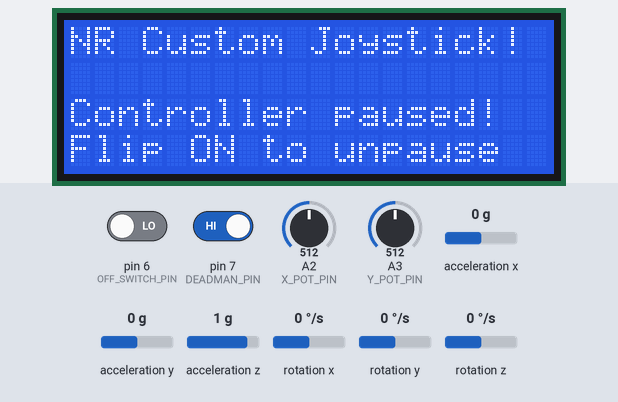
Recording of a sketch running on a simulated Arduino Uno, built with avr-gcc and run on an emulated ATmega328P. Parts: 20×4 character LCD. The test bench sets the inputs (shaded band); at power-on: pin 6 (OFF_SWITCH_PIN) LOW, pin 7 (DEADMAN_PIN) HIGH, acceleration x 0 g, A2 (X_POT_PIN) = 512, A3 (Y_POT_PIN) = 512, acceleration y 0 g, acceleration z 1 g, rotation x 0 °/s, rotation y 0 °/s, rotation z 0 °/s. What the sketch prints to the serial monitor is not drawn.

Above: at 1.4 s.
1.5 s: pin 6 (OFF_SWITCH_PIN) driven HIGH and pin 7 (DEADMAN_PIN) driven LOW
At 2.8 s:
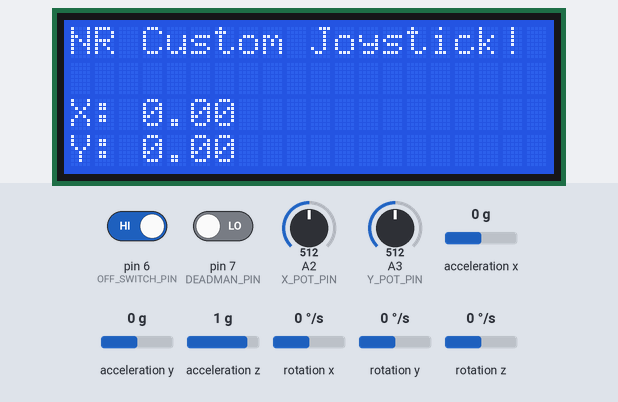
3.1 s: pin 6 (OFF_SWITCH_PIN) driven LOW
At 4.0 s:
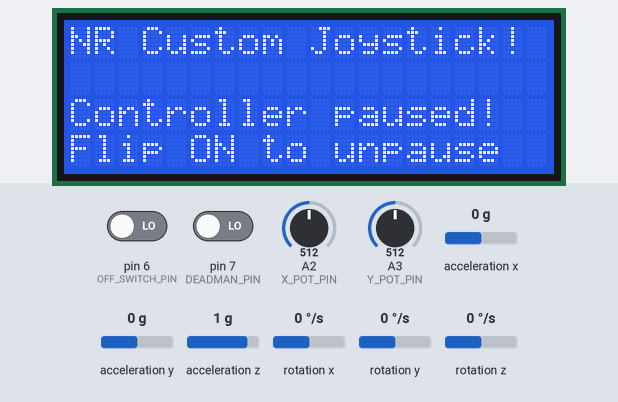
6.1 s: pin 6 (OFF_SWITCH_PIN) driven HIGH
At 7.5 s:
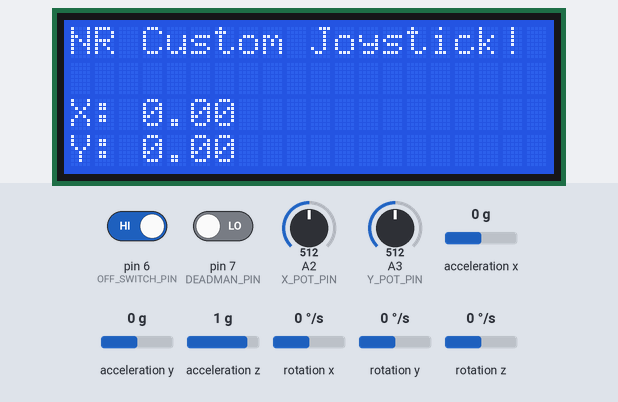
9.1 s: acceleration x set to -1.4 g
At 10.1 s:
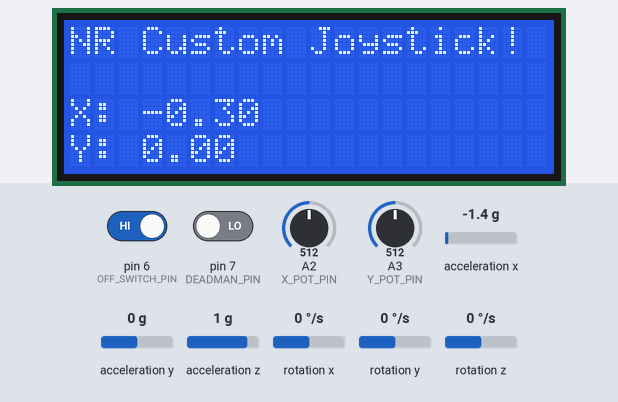
10.7 s: acceleration x set to 0.8 g
At 11.9 s:
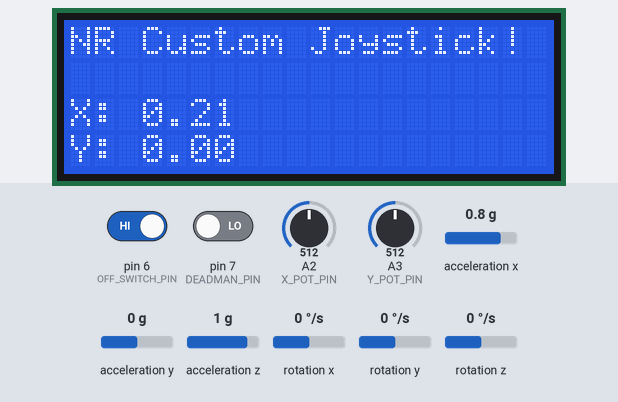
13.7 s: A2 (X_POT_PIN) set to 716
At 14.4 s:
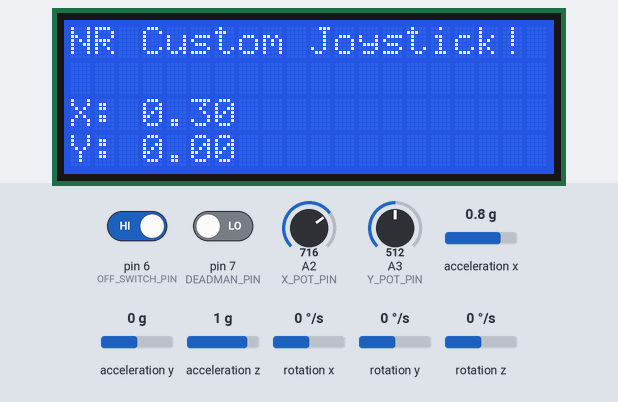
Timing chart, 0 to 16.7 s (numbered marks = the images above; inputs shaded):
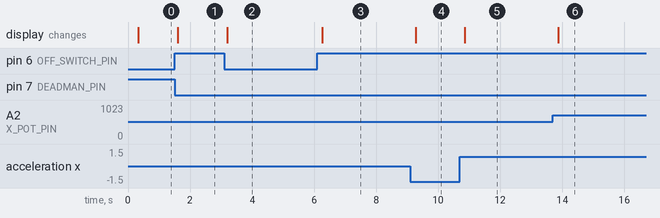

Measured:
- after the input at 1.5 s, the display: changes after 0.11 s (image 1)
- after the input at 3.1 s, the display: changes after 0.10 s (image 2)
- after the input at 6.1 s, the display: changes after 0.17 s (image 3)
- after the input at 9.1 s, the display: changes after 0.18 s (image 4)
- after the input at 10.7 s, the display: changes after 0.16 s (image 5)
- after the input at 13.7 s, the display: changes after 0.17 s (image 6)

The sketch:

AccelerometerDrive.ino
```cpp
#include "I2Cdev.h"
#include "MPU6050.h"
#include "math.h"
#include "Wire.h"
#include "SimpleTimer.h"

// All global define
#define PRINT_TO_LCD    1
#define NUM_BUTTONS	40
#define NUM_AXES	8	       // 8 axes, X, Y, Z, etc
#define X               0
#define Y               1
#define LCD_ROWS        4
#define LCD_COLUMNS     20
#define OFF_SWITCH_PIN  6
#define X_POT_PIN       A2
#define Y_POT_PIN       A3
#define DEADMAN_PIN     7
#define LCD_I2C_ADDR    0x27

#ifdef PRINT_TO_LCD
#include "LiquidCrystal_I2C.h"
#endif

typedef struct joyReport_t {
	int16_t axis[NUM_AXES];
	uint8_t button[(NUM_BUTTONS+7)/8]; // 8 buttons per byte
} joyReport_t;

joyReport_t joyReport;

MPU6050 myMPU;
#ifdef PRINT_TO_LCD
LiquidCrystal_I2C lcd(LCD_I2C_ADDR, 2, 1, 0, 4, 5, 6, 7, 3, POSITIVE);
#endif

int16_t ax, ay, az;
int16_t gx, gy, gz;
float pitch, roll;
float joySpeedX, joySpeedY;
float lcdSpeedX, lcdSpeedY;

int pauseState = 0;
int deadmanState = 0;
float yReductionFactor, xReductionFactor;

void setup()
{
  Wire.begin();
  Serial.begin(115200);
  myMPU.initialize();
  setupPins();

  #ifdef PRINT_TO_LCD
  lcd.begin(LCD_COLUMNS, LCD_ROWS);
  lcd.setCursor(0,0);
  #endif

  delay(200);
  for (uint8_t ind=0; ind<8; ind++) {
    joyReport.axis[ind] = 0;
  }

  for (uint8_t ind=0; ind<sizeof(joyReport.button); ind++) {
    joyReport.button[ind] = 0;
  }
}

// Send an HID report to the USB interface
void sendJoyReport(struct joyReport_t *report)
{
	Serial.write((uint8_t *)report, sizeof(joyReport_t));
}

  // turn a button on
  void setButton(joyReport_t *joy, uint8_t button)
  {
  	uint8_t index = button/8;
  	uint8_t bit = button - 8*index;

   	joy->button[index] |= 1 << bit;
  }

  // turn a button off
  void clearButton(joyReport_t *joy, uint8_t button)
  {
  	uint8_t index = button/8;
  	uint8_t bit = button - 8*index;

  	joy->button[index] &= ~(1 << bit);
  }

void setupPins(void) {
  pinMode(A4, INPUT);
  digitalWrite(A4, HIGH);
  pinMode(A5, INPUT);
  digitalWrite(A5, HIGH);
  pinMode(OFF_SWITCH_PIN, INPUT);
  pinMode(DEADMAN_PIN, INPUT);
}

void loop()
{
  pauseState = digitalRead(OFF_SWITCH_PIN);
  deadmanState = digitalRead(DEADMAN_PIN);

  yReductionFactor = analogRead(Y_POT_PIN);
  xReductionFactor = analogRead(X_POT_PIN);
  myMPU.getMotion6(&ax, &ay, &az, &gx, &gy, &gz);

  pitch = atan2(ax, sqrt(pow(ay, 2) + pow(az, 2)));
  roll = atan2(ay, sqrt(pow(ax, 2) + pow(az, 2)));

  if(deadmanState == LOW) {
    if(pauseState == HIGH) {
      lcdSpeedX = (pitch/(PI/2)) * (xReductionFactor / 1024);
      lcdSpeedY = (roll/(PI/2)) * (yReductionFactor / 1024);
      joySpeedX = 32768 * (pitch/(PI/2));
      joySpeedY = 32768 * (roll/(PI/2));
      for (uint8_t ind=0; ind<8; ind++) {
        joyReport.axis[ind] = 0;
      }

      for (uint8_t ind=0; ind<sizeof(joyReport.button); ind++) {
        joyReport.button[ind] = 0;
      }
      joyReport.axis[X] = joySpeedX * (xReductionFactor / 1024);
      joyReport.axis[Y] = -joySpeedY * (yReductionFactor / 1024);

      printToLCD();
    }
    else {
     joyReport.axis[X] = 0;
     joyReport.axis[Y] = 0;
     printDisabledMsg();
    }
  }
  else {
    joyReport.axis[X] = 0;
    joyReport.axis[Y] = 0;
    printDisabledMsg();
  }
  printHeader();

  sendJoyReport(&joyReport);

  delay(100);
}

void printToLCD() {
  lcd.clear();
  lcd.setCursor(0,2);
  lcd.print("X: "); lcd.print(lcdSpeedX);
  lcd.setCursor(0,3);
  lcd.print("Y: "); lcd.print(lcdSpeedY);
}

void printHeader() {
    lcd.home();
    lcd.print("NR Custom Joystick!");
}

void printDisabledMsg() {
  lcd.clear();
  lcd.setCursor(0,2);
  lcd.print("Controller paused!");
  lcd.setCursor(0,3);
  lcd.print("Flip ON to unpause");
}
```
